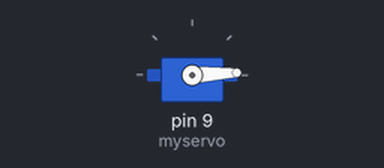
A sketch run on a simulated Arduino Uno, built with avr-gcc and run on an emulated ATmega328P. Shown: servo.

Above: at 0.05 s.
At 0.7 s:
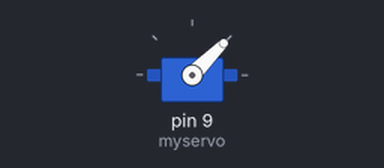
At 1.35 s:
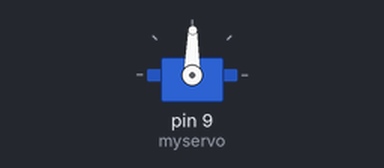
At 2.7 s:
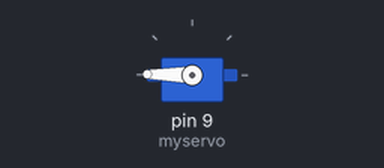
Timing chart, 0 to 6.3 s (numbered marks = the images above):
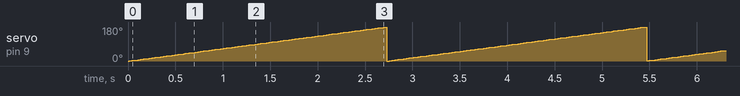

The sketch:

ServoMotor.ino
```cpp
#include <Servo.h>

//create servo object
Servo myservo;

void setup() {
  // put your setup code here, to run once:
  myservo.attach(9);
}

void loop() {
  // put your main code here, to run repeatedly:
  for( int deg = 0; deg <= 180; deg++ )
  {
    myservo.write(deg);
    delay(15);
  }

}
```

Measured:
- by itself, servo on pin 9 (myservo): ramps from 0° to 180° and jumps back, once every 2.7 s
